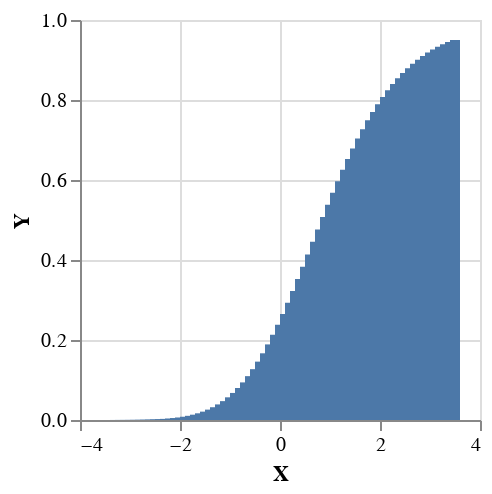

The cell this chart's notebook holds for it:
### Code cell
plotVega $ plotCdf 70 0.1 (normal 0 1 + gamma 1 1)

### Figure 1 — Vega-Lite specification as saved in the notebook (floating-point values rounded to 4 significant figures)
{"$schema": "https://vega.github.io/schema/vega-lite/v4.json", "data": {"values": [{"X": "-3.4000000000000004", "Y": 6.95e-05}, {"X": "-3.3000000000000003", "Y": 0.0001016}, {"X": "-3.2", "Y": 0.0001471}, {"X": "-3.1", "Y": 0.0002116}, {"X": "-3.0", "Y": 0.0003009}, {"X": "-2.9000000000000004", "Y": 0.0004246}, {"X": "-2.8000000000000003", "Y": 0.000593}, {"X": "-2.7", "Y": 0.0008211}, {"X": "-2.6", "Y": 0.00113}, {"X": "-2.5", "Y": 0.001537}, {"X": "-2.4000000000000004", "Y": 0.002077}, {"X": "-2.3000000000000003", "Y": 0.002775}, {"X": "-2.2", "Y": 0.003682}, {"X": "-2.1", "Y": 0.004836}, {"X": "-2.0", "Y": 0.006304}, {"X": "-1.9000000000000001", "Y": 0.008156}, {"X": "-1.8", "Y": 0.01045}, {"X": "-1.7000000000000002", "Y": 0.01329}, {"X": "-1.6", "Y": 0.01673}, {"X": "-1.5", "Y": 0.02092}, {"X": "-1.4000000000000001", "Y": 0.02595}, {"X": "-1.3", "Y": 0.03193}, {"X": "-1.2000000000000002", "Y": 0.03898}, {"X": "-1.1", "Y": 0.04717}, {"X": "-1.0", "Y": 0.0567}, {"X": "-0.9", "Y": 0.06764}, {"X": "-0.8", "Y": 0.07996}, {"X": "-0.7000000000000001", "Y": 0.094}, {"X": "-0.6000000000000001", "Y": 0.1096}, {"X": "-0.5", "Y": 0.1271}, {"X": "-0.4", "Y": 0.1459}, {"X": "-0.30000000000000004", "Y": 0.1667}, {"X": "-0.2", "Y": 0.189}, {"X": "-0.1", "Y": 0.213}, {"X": "0.0", "Y": 0.2384}, {"X": "0.1", "Y": 0.2653}, {"X": "0.2", "Y": 0.2932}, {"X": "0.30000000000000004", "Y": 0.3224}, {"X": "0.4", "Y": 0.3522}, {"X": "0.5", "Y": 0.383}, {"X": "0.6000000000000001", "Y": 0.4138}, {"X": "0.7000000000000001", "Y": 0.4453}, {"X": "0.8", "Y": 0.4763}, {"X": "0.9", "Y": 0.5076}, {"X": "1.0", "Y": 0.5379}, {"X": "1.1", "Y": 0.5681}, {"X": "1.2000000000000002", "Y": 0.5971}, {"X": "1.3", "Y": 0.6256}, {"X": "1.4000000000000001", "Y": 0.6526}, {"X": "1.5", "Y": 0.6789}, {"X": "1.6", "Y": 0.7035}, {"X": "1.7000000000000002", "Y": 0.7271}, {"X": "1.8", "Y": 0.7492}, {"X": "1.9000000000000001", "Y": 0.7701}, {"X": "2.0", "Y": 0.7896}, {"X": "2.1", "Y": 0.8077}, {"X": "2.2", "Y": 0.8245}, {"X": "2.3000000000000003", "Y": 0.84}, {"X": "2.4000000000000004", "Y": 0.8544}, {"X": "2.5", "Y": 0.8675}, {"X": "2.6", "Y": 0.8797}, {"X": "2.7", "Y": 0.8907}, {"X": "2.8000000000000003", "Y": 0.9008}, {"X": "2.9000000000000004", "Y": 0.91}, {"X": "3.0", "Y": 0.9185}, {"X": "3.1", "Y": 0.9261}, {"X": "3.2", "Y": 0.9331}, {"X": "3.3000000000000003", "Y": 0.9394}, {"X": "3.4000000000000004", "Y": 0.9451}, {"X": "3.5", "Y": 0.9503}]}, "encoding": {"x": {"field": "X", "type": "quantitative"}, "y": {"field": "Y", "type": "quantitative"}}, "height": 200, "mark": "bar", "width": 200}
